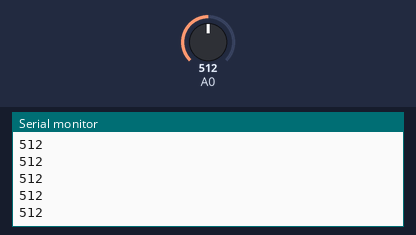
This sketch was run on a simulated Arduino Uno, built with avr-gcc and run on an emulated ATmega328P. On the bench: the last lines printed to the serial monitor. The inputs (shaded band) are chosen by the test bench; at power-on: A0 = 512.

Above: at 1.2 s.
1.3 s: A0 set to 716
At 2.3 s:
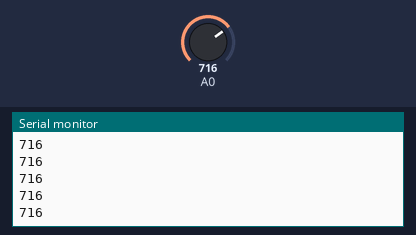
2.8 s: A0 set to 900
At 3.5 s:
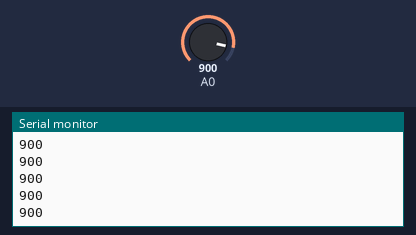
Timing chart, 0 to 5.8 s (numbered marks = the images above; inputs shaded):
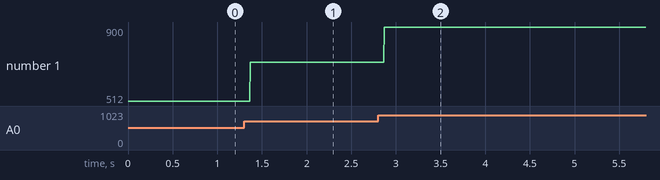

Measured:
- after the input at 1.3 s, the serial monitor: prints a new line after 0.07 s (image 1)
- after the input at 2.8 s, the serial monitor: prints a new line after 0.07 s (image 2)
- plotted number 1: 512 → 716 after the input at 1.3 s, 716 → 900 after the input at 2.8 s

The sketch:

variables.ino
```cpp
// Programando en ARDUINO C++ parte 1
//@author Héctor Preciado Valle
// 19 Marzo 2025

void setup() {
  Serial.begin(9600); // Inicia el puerto de trabajo
}

void loop() {
  int miVariable = analogRead(A0); // Almacena el valor del pin analógico A0 en una variable
  Serial.println(miVariable); // Gráfica el valor de la variable

}
```
